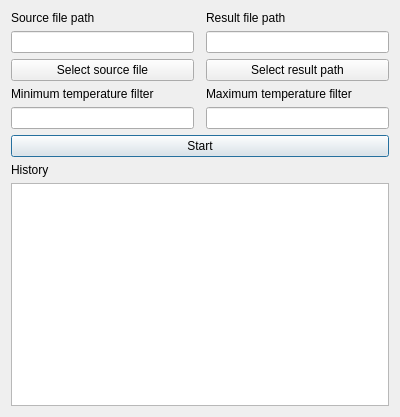
<?xml version="1.0" encoding="UTF-8"?>
<ui version="4.0">
 <class>Dialog</class>
 <widget class="QDialog" name="Dialog">
  <property name="geometry">
   <rect>
    <x>0</x>
    <y>0</y>
    <width>400</width>
    <height>417</height>
   </rect>
  </property>
  <property name="windowTitle">
   <string>Dialog</string>
  </property>
  <layout class="QGridLayout" name="gridLayout">
   <item row="7" column="0" colspan="3">
    <widget class="QListWidget" name="log_listWidget"/>
   </item>
   <item row="5" column="0" colspan="3">
    <widget class="QPushButton" name="Start_btn">
     <property name="text">
      <string>Start</string>
     </property>
    </widget>
   </item>
   <item row="4" column="2">
    <widget class="QLineEdit" name="Max_temp_lineEdit">
     <property name="text">
      <string/>
     </property>
    </widget>
   </item>
   <item row="0" column="2">
    <widget class="QLabel" name="label_2">
     <property name="text">
      <string>Result file path</string>
     </property>
    </widget>
   </item>
   <item row="0" column="0">
    <widget class="QLabel" name="label">
     <property name="text">
      <string>Source file path</string>
     </property>
    </widget>
   </item>
   <item row="3" column="0" colspan="2">
    <widget class="QLabel" name="label_3">
     <property name="text">
      <string>Minimum temperature filter</string>
     </property>
    </widget>
   </item>
   <item row="3" column="2">
    <widget class="QLabel" name="label_4">
     <property name="text">
      <string>Maximum temperature filter</string>
     </property>
    </widget>
   </item>
   <item row="4" column="0">
    <widget class="QLineEdit" name="Min_temp_lineEdit">
     <property name="text">
      <string/>
     </property>
    </widget>
   </item>
   <item row="2" column="2">
    <widget class="QPushButton" name="Set_result_path">
     <property name="text">
      <string>Select result path</string>
     </property>
    </widget>
   </item>
   <item row="2" column="0">
    <widget class="QPushButton" name="Set_source_file">
     <property name="text">
      <string>Select source file</string>
     </property>
    </widget>
   </item>
   <item row="1" column="2">
    <widget class="QLineEdit" name="Result_path_lineEdit">
     <property name="text">
      <string/>
     </property>
    </widget>
   </item>
   <item row="1" column="0">
    <widget class="QLineEdit" name="Source_file_lineEdit">
     <property name="text">
      <string/>
     </property>
    </widget>
   </item>
   <item row="6" column="0">
    <widget class="QLabel" name="label_5">
     <property name="text">
      <string>History</string>
     </property>
    </widget>
   </item>
  </layout>
 </widget>
 <resources/>
 <connections/>
</ui>
